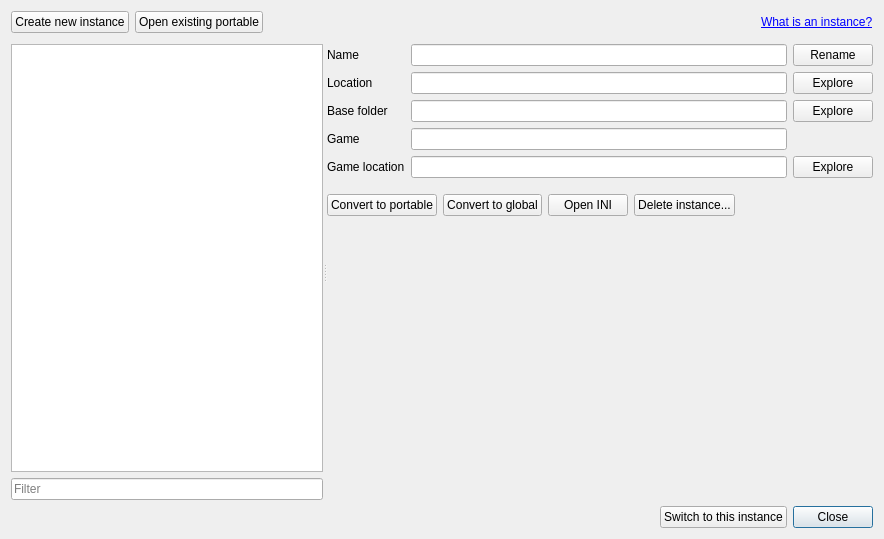
<?xml version="1.0" encoding="UTF-8"?>
<ui version="4.0">
 <class>InstanceManagerDialog</class>
 <widget class="QDialog" name="InstanceManagerDialog">
  <property name="geometry">
   <rect>
    <x>0</x>
    <y>0</y>
    <width>884</width>
    <height>539</height>
   </rect>
  </property>
  <property name="windowTitle">
   <string>Instance manager</string>
  </property>
  <layout class="QVBoxLayout" name="verticalLayout_6">
   <item>
    <widget class="QWidget" name="widget_8" native="true">
     <layout class="QHBoxLayout" name="horizontalLayout_2">
      <property name="leftMargin">
       <number>0</number>
      </property>
      <property name="topMargin">
       <number>0</number>
      </property>
      <property name="rightMargin">
       <number>0</number>
      </property>
      <property name="bottomMargin">
       <number>5</number>
      </property>
      <item>
       <widget class="QPushButton" name="createNew">
        <property name="text">
         <string>Create new instance</string>
        </property>
        <property name="icon">
         <iconset resource="resources.qrc">
          <normaloff>:/MO/gui/add</normaloff>:/MO/gui/add</iconset>
        </property>
       </widget>
      </item>
      <item>
       <widget class="QPushButton" name="openExisting">
        <property name="text">
         <string>Open existing portable</string>
        </property>
        <property name="icon">
         <iconset resource="resources.qrc">
          <normaloff>:/MO/gui/open_folder</normaloff>:/MO/gui/open_folder</iconset>
        </property>
       </widget>
      </item>
      <item>
       <spacer name="horizontalSpacer">
        <property name="orientation">
         <enum>Qt::Horizontal</enum>
        </property>
        <property name="sizeHint" stdset="0">
         <size>
          <width>40</width>
          <height>20</height>
         </size>
        </property>
       </spacer>
      </item>
      <item>
       <widget class="LinkLabel" name="whatis">
        <property name="text">
         <string>&lt;html&gt;&lt;head/&gt;&lt;body&gt;&lt;p&gt;&lt;a href=&quot;https://github.com/ModOrganizer2/modorganizer/wiki/Instances&quot;&gt;What is an instance?&lt;/a&gt;&lt;/p&gt;&lt;/body&gt;&lt;/html&gt;</string>
        </property>
        <property name="openExternalLinks">
         <bool>true</bool>
        </property>
       </widget>
      </item>
     </layout>
    </widget>
   </item>
   <item>
    <layout class="QVBoxLayout" name="verticalLayout_5" stretch="1">
     <item>
      <widget class="QWidget" name="widget_4" native="true">
       <layout class="QVBoxLayout" name="verticalLayout_4">
        <property name="leftMargin">
         <number>0</number>
        </property>
        <property name="topMargin">
         <number>0</number>
        </property>
        <property name="rightMargin">
         <number>0</number>
        </property>
        <property name="bottomMargin">
         <number>0</number>
        </property>
        <item>
         <widget class="QSplitter" name="splitter">
          <property name="orientation">
           <enum>Qt::Horizontal</enum>
          </property>
          <widget class="QWidget" name="widget_2" native="true">
           <layout class="QVBoxLayout" name="verticalLayout">
            <property name="leftMargin">
             <number>0</number>
            </property>
            <property name="topMargin">
             <number>0</number>
            </property>
            <property name="rightMargin">
             <number>0</number>
            </property>
            <property name="bottomMargin">
             <number>0</number>
            </property>
            <item>
             <widget class="QListView" name="list">
              <property name="editTriggers">
               <set>QAbstractItemView::NoEditTriggers</set>
              </property>
              <property name="verticalScrollMode">
               <enum>QAbstractItemView::ScrollPerPixel</enum>
              </property>
              <property name="horizontalScrollMode">
               <enum>QAbstractItemView::ScrollPerPixel</enum>
              </property>
              <property name="resizeMode">
               <enum>QListView::Adjust</enum>
              </property>
              <property name="uniformItemSizes">
               <bool>true</bool>
              </property>
             </widget>
            </item>
            <item>
             <widget class="QWidget" name="widget_5" native="true">
              <layout class="QHBoxLayout" name="horizontalLayout_4">
               <property name="leftMargin">
                <number>0</number>
               </property>
               <property name="topMargin">
                <number>0</number>
               </property>
               <property name="rightMargin">
                <number>0</number>
               </property>
               <property name="bottomMargin">
                <number>0</number>
               </property>
               <item>
                <widget class="QLineEdit" name="filter">
                 <property name="placeholderText">
                  <string>Filter</string>
                 </property>
                </widget>
               </item>
              </layout>
             </widget>
            </item>
           </layout>
          </widget>
          <widget class="QWidget" name="widget_3" native="true">
           <layout class="QVBoxLayout" name="verticalLayout_2" stretch="0,0,0,1">
            <property name="leftMargin">
             <number>0</number>
            </property>
            <property name="topMargin">
             <number>0</number>
            </property>
            <property name="rightMargin">
             <number>0</number>
            </property>
            <property name="bottomMargin">
             <number>0</number>
            </property>
            <item>
             <widget class="QWidget" name="widget_7" native="true">
              <layout class="QGridLayout" name="gridLayout" columnstretch="0,0,0">
               <property name="leftMargin">
                <number>0</number>
               </property>
               <property name="topMargin">
                <number>0</number>
               </property>
               <property name="rightMargin">
                <number>0</number>
               </property>
               <property name="bottomMargin">
                <number>0</number>
               </property>
               <item row="0" column="1">
                <widget class="QLineEdit" name="name">
                 <property name="readOnly">
                  <bool>true</bool>
                 </property>
                </widget>
               </item>
               <item row="0" column="0">
                <widget class="QLabel" name="label_2">
                 <property name="text">
                  <string>Name</string>
                 </property>
                </widget>
               </item>
               <item row="4" column="2">
                <widget class="QPushButton" name="exploreLocation">
                 <property name="text">
                  <string>Explore</string>
                 </property>
                </widget>
               </item>
               <item row="6" column="0">
                <widget class="QLabel" name="label_8">
                 <property name="text">
                  <string>Game</string>
                 </property>
                </widget>
               </item>
               <item row="6" column="1">
                <widget class="QLineEdit" name="gameName">
                 <property name="readOnly">
                  <bool>true</bool>
                 </property>
                </widget>
               </item>
               <item row="4" column="1">
                <widget class="QLineEdit" name="location">
                 <property name="readOnly">
                  <bool>true</bool>
                 </property>
                </widget>
               </item>
               <item row="4" column="0">
                <widget class="QLabel" name="label_4">
                 <property name="text">
                  <string>Location</string>
                 </property>
                </widget>
               </item>
               <item row="0" column="2">
                <widget class="QPushButton" name="rename">
                 <property name="text">
                  <string>Rename</string>
                 </property>
                </widget>
               </item>
               <item row="7" column="0">
                <widget class="QLabel" name="label">
                 <property name="text">
                  <string>Game location</string>
                 </property>
                </widget>
               </item>
               <item row="5" column="0">
                <widget class="QLabel" name="label_6">
                 <property name="text">
                  <string>Base folder</string>
                 </property>
                </widget>
               </item>
               <item row="5" column="1">
                <widget class="QLineEdit" name="baseDirectory">
                 <property name="readOnly">
                  <bool>true</bool>
                 </property>
                </widget>
               </item>
               <item row="5" column="2">
                <widget class="QPushButton" name="exploreBaseDirectory">
                 <property name="text">
                  <string>Explore</string>
                 </property>
                </widget>
               </item>
               <item row="7" column="1">
                <widget class="QLineEdit" name="gameDir">
                 <property name="readOnly">
                  <bool>true</bool>
                 </property>
                </widget>
               </item>
               <item row="7" column="2">
                <widget class="QPushButton" name="exploreGame">
                 <property name="text">
                  <string>Explore</string>
                 </property>
                </widget>
               </item>
              </layout>
             </widget>
            </item>
            <item>
             <spacer name="verticalSpacer_2">
              <property name="orientation">
               <enum>Qt::Vertical</enum>
              </property>
              <property name="sizeHint" stdset="0">
               <size>
                <width>20</width>
                <height>10</height>
               </size>
              </property>
             </spacer>
            </item>
            <item>
             <widget class="QWidget" name="widget_9" native="true">
              <layout class="QHBoxLayout" name="horizontalLayout">
               <property name="leftMargin">
                <number>0</number>
               </property>
               <property name="topMargin">
                <number>0</number>
               </property>
               <property name="rightMargin">
                <number>0</number>
               </property>
               <property name="bottomMargin">
                <number>0</number>
               </property>
               <item>
                <widget class="QPushButton" name="convertToPortable">
                 <property name="text">
                  <string>Convert to portable</string>
                 </property>
                </widget>
               </item>
               <item>
                <widget class="QPushButton" name="convertToGlobal">
                 <property name="text">
                  <string>Convert to global</string>
                 </property>
                </widget>
               </item>
               <item>
                <widget class="QPushButton" name="openINI">
                 <property name="text">
                  <string>Open INI</string>
                 </property>
                </widget>
               </item>
               <item>
                <widget class="QPushButton" name="deleteInstance">
                 <property name="text">
                  <string>Delete instance...</string>
                 </property>
                 <property name="icon">
                  <iconset resource="resources.qrc">
                   <normaloff>:/MO/gui/remove</normaloff>:/MO/gui/remove</iconset>
                 </property>
                </widget>
               </item>
               <item>
                <spacer name="horizontalSpacer_3">
                 <property name="orientation">
                  <enum>Qt::Horizontal</enum>
                 </property>
                 <property name="sizeHint" stdset="0">
                  <size>
                   <width>40</width>
                   <height>20</height>
                  </size>
                 </property>
                </spacer>
               </item>
              </layout>
             </widget>
            </item>
            <item>
             <spacer name="verticalSpacer">
              <property name="orientation">
               <enum>Qt::Vertical</enum>
              </property>
              <property name="sizeHint" stdset="0">
               <size>
                <width>20</width>
                <height>40</height>
               </size>
              </property>
             </spacer>
            </item>
           </layout>
          </widget>
         </widget>
        </item>
       </layout>
      </widget>
     </item>
    </layout>
   </item>
   <item>
    <widget class="QWidget" name="widget" native="true">
     <layout class="QHBoxLayout" name="horizontalLayout_3">
      <property name="leftMargin">
       <number>0</number>
      </property>
      <property name="topMargin">
       <number>0</number>
      </property>
      <property name="rightMargin">
       <number>0</number>
      </property>
      <property name="bottomMargin">
       <number>0</number>
      </property>
      <item>
       <spacer name="horizontalSpacer_4">
        <property name="orientation">
         <enum>Qt::Horizontal</enum>
        </property>
        <property name="sizeHint" stdset="0">
         <size>
          <width>40</width>
          <height>20</height>
         </size>
        </property>
       </spacer>
      </item>
      <item>
       <widget class="QPushButton" name="switchToInstance">
        <property name="text">
         <string>Switch to this instance</string>
        </property>
        <property name="icon">
         <iconset resource="resources.qrc">
          <normaloff>:/MO/gui/next</normaloff>:/MO/gui/next</iconset>
        </property>
       </widget>
      </item>
      <item>
       <widget class="QPushButton" name="close">
        <property name="text">
         <string>Close</string>
        </property>
        <property name="default">
         <bool>true</bool>
        </property>
       </widget>
      </item>
     </layout>
    </widget>
   </item>
  </layout>
 </widget>
 <customwidgets>
  <customwidget>
   <class>LinkLabel</class>
   <extends>QLabel</extends>
   <header location="global">linklabel.h</header>
  </customwidget>
 </customwidgets>
 <resources>
  <include location="resources.qrc"/>
 </resources>
 <connections/>
</ui>
